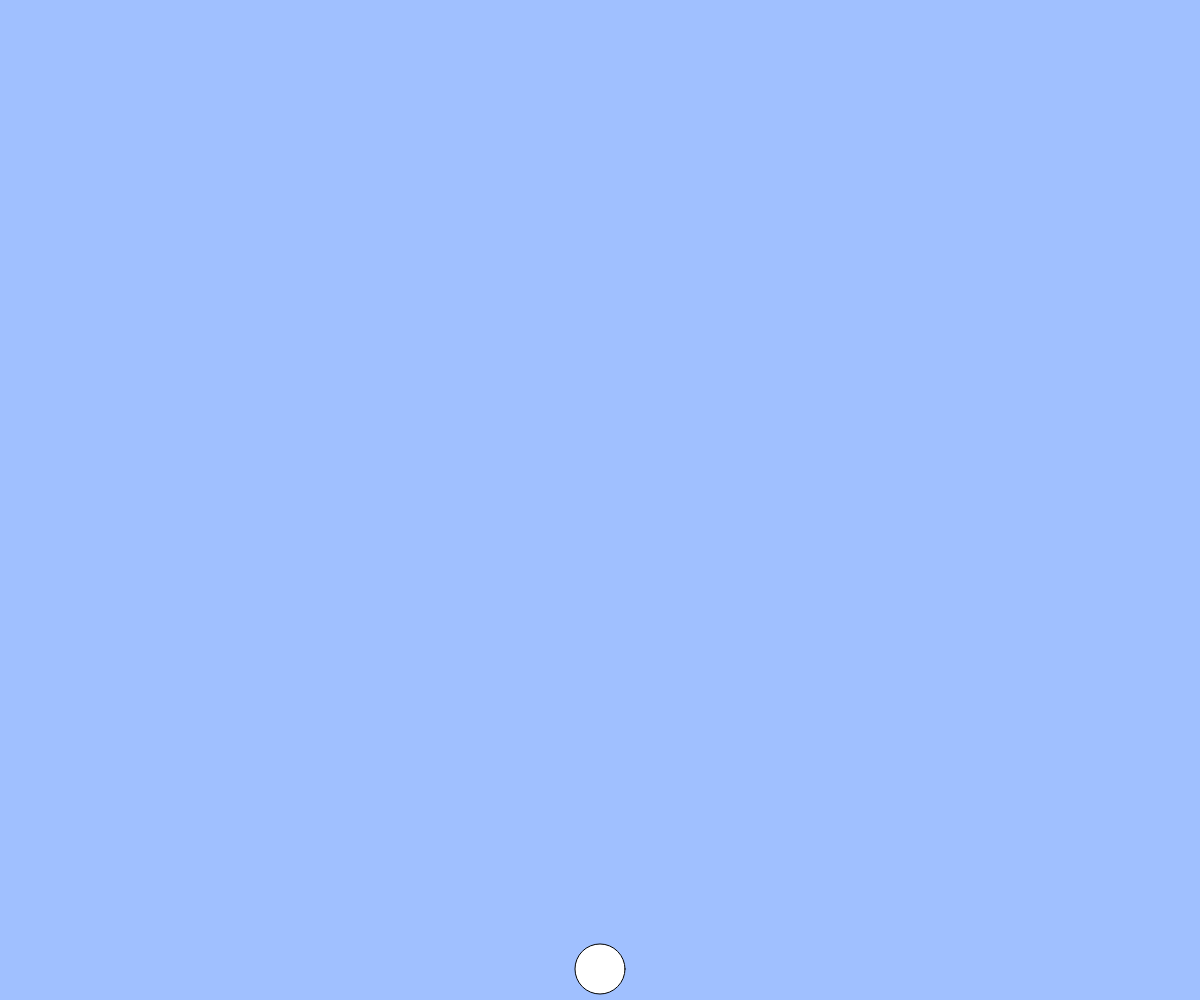
Frame 1 (no input)
Frame 60 (no input): identical to frame 1, image omitted
Frame 120 (the mouse pressed at the canvas centre since frame 60): identical to frame 1, image omitted

The p5.js sketch that drew this single still picture (run headless with seeded random() and noise() and a simulated clock; from frame 60 on, the mouse is pressed at the canvas centre):

// p5.js sketch
// ── sketch.js
// テキスト「アニメーションの基本」

//function windowResized(){
 // resizeCanvas(windowWidth, windowHeight);
//}

//let x, y;

function setup(){
  createCanvas(windowWidth, windowHeight);
  x = width / 2;
  y = height / 1.032;
}

function draw(){
  background(160, 192, 255);
  ellipse(x, y, 50);
  // キーの処理（else ifにすると同時押しできなくなってしまうので要注意）
  if(keyIsDown(LEFT_ARROW)){ x -= 5; }
  if(keyIsDown(RIGHT_ARROW)){ x += 5; }
 // if(keyIsDown(UP_ARROW)){ y -= 5; }
  //if(keyIsDown(DOWN_ARROW)){ y += 5; }
  if(keyIsDown(RIGHT_ARROW)&&keyIsDown("A".charCodeAt(0))){ x+= 10; } // 文字キーの場合
  if(keyIsDown(LEFT_ARROW)&&keyIsDown(" ".charCodeAt(0))){ x-= 10; } // スペースキーも文字キーと同様
}
 // if(keyIsDown(LEFT_ARROW)){ x -= 5; }}
  //if(keyIsDown(RIGHT_ARROW)){ x += 5; }

 
  // if (keyIsDown("") && keyIsDown(RIGHT_ARROW)) { // 65 is the keycode for 'A'
    //x += 10; 
  //}
   // if (keyIsDown("") && keyIsDown(LEFT_ARROW)) { // 65 is the keycode for 'A'
     // x -= 10; 
  //}
  //if(keyIsDown("A".charCodeAt(0) and (keyIsDown(RIGHT_ARROW))){ x+= 10; } 
// 文字キーの場合
 // if(keyIsDown(LEFT_ARROW))(" ".charCodeAt(0)){ x-= 10; }// スペースキーも文字キーと同
